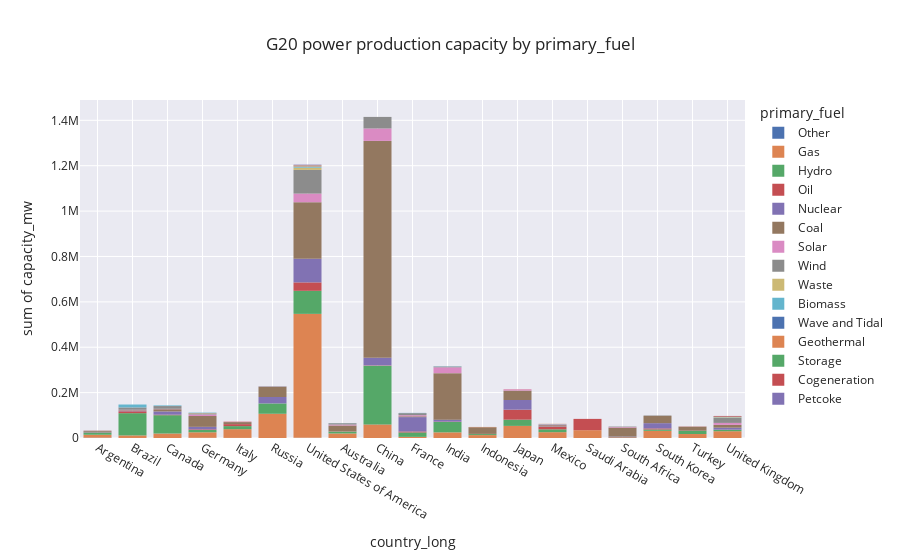

Notebook cell for this chart:
### Code cell
px.histogram(g20, 
            x='country_long', 
            y='capacity_mw', 
            color='primary_fuel', 
            title='G20 power production capacity by primary_fuel')  # log_y=True,

### Figure 1 — Plotly figure (JSON) as saved in the notebook; plotly's stock layout.template omitted (floating-point values rounded to 4 significant figures; data arrays with more than 128 entries replaced by an {"elided": "..."} marker saying what was removed)
{"data": [{"alignmentgroup": "True", "bingroup": "x", "histfunc": "sum", "hovertemplate": "primary_fuel=Other<br>country_long=%{x}<br>sum of capacity_mw=%{y}<extra></extra>", "legendgroup": "Other", "marker": {"color": "rgb(76,114,176)", "pattern": {"shape": ""}}, "name": "Other", "offsetgroup": "Other", "orientation": "v", "showlegend": true, "type": "histogram", "x": ["Argentina", "Argentina", "Brazil", "Canada", "Canada", "Germany", "Germany", "Germany", "Germany", "Germany", "Germany", "Germany", "Germany", "Germany", "Germany", "Germany", "Italy", "Italy", "Italy", "Italy", "Russia", "Russia", "United States of America", "United States of America", "United States of America", "United States of America", "United States of America", "United States of America", "United States of America", "United States of America", "United States of America", "United States of America", "United States of America", "United States of America", "United States of America", "United States of America", "United States of America", "United States of America"], "xaxis": "x", "y": [479.2, 845.3, 147.3, 11, 6, 16, 21, 23.5, 85, 19.7, 101, 14, 56, 288.5, 94.2, 38, 72, 97, 105, 110.6, 11.7, 18, 8, 5.7, 10.6, 31.3, 78, 10, 39.1, 4.5, 52.5, 162, 50.4, 11.5, 21, 45, 22, 20.8], "yaxis": "y"}, {"alignmentgroup": "True", "bingroup": "x", "histfunc": "sum", "hovertemplate": "primary_fuel=Gas<br>country_long=%{x}<br>sum of capacity_mw=%{y}<extra></extra>", "legendgroup": "Gas", "marker": {"color": "rgb(221,132,82)", "pattern": {"shape": ""}}, "name": "Gas", "offsetgroup": "Gas", "orientation": "v", "showlegend": true, "type": "histogram", "x": {"elided": "3217 str values"}, "xaxis": "x", "y": {"elided": "3217 float values"}, "yaxis": "y"}, {"alignmentgroup": "True", "bingroup": "x", "histfunc": "sum", "hovertemplate": "primary_fuel=Hydro<br>country_long=%{x}<br>sum of capacity_mw=%{y}<extra></extra>", "legendgroup": "Hydro", "marker": {"color": "rgb(85,168,104)", "pattern": {"shape": ""}}, "name": "Hydro", "offsetgroup": "Hydro", "orientation": "v", "showlegend": true, "type": "histogram", "x": {"elided": "5071 str values"}, "xaxis": "x", "y": {"elided": "5071 float values"}, "yaxis": "y"}, {"alignmentgroup": "True", "bingroup": "x", "histfunc": "sum", "hovertemplate": "primary_fuel=Oil<br>country_long=%{x}<br>sum of capacity_mw=%{y}<extra></extra>", "legendgroup": "Oil", "marker": {"color": "rgb(196,78,82)", "pattern": {"shape": ""}}, "name": "Oil", "offsetgroup": "Oil", "orientation": "v", "showlegend": true, "type": "histogram", "x": {"elided": "1857 str values"}, "xaxis": "x", "y": {"elided": "1857 float values"}, "yaxis": "y"}, {"alignmentgroup": "True", "bingroup": "x", "histfunc": "sum", "hovertemplate": "primary_fuel=Nuclear<br>country_long=%{x}<br>sum of capacity_mw=%{y}<extra></extra>", "legendgroup": "Nuclear", "marker": {"color": "rgb(129,114,179)", "pattern": {"shape": ""}}, "name": "Nuclear", "offsetgroup": "Nuclear", "orientation": "v", "showlegend": true, "type": "histogram", "x": {"elided": "158 str values"}, "xaxis": "x", "y": {"elided": "158 float values"}, "yaxis": "y"}, {"alignmentgroup": "True", "bingroup": "x", "histfunc": "sum", "hovertemplate": "primary_fuel=Coal<br>country_long=%{x}<br>sum of capacity_mw=%{y}<extra></extra>", "legendgroup": "Coal", "marker": {"color": "rgb(147,120,96)", "pattern": {"shape": ""}}, "name": "Coal", "offsetgroup": "Coal", "orientation": "v", "showlegend": true, "type": "histogram", "x": {"elided": "1953 str values"}, "xaxis": "x", "y": {"elided": "1953 float values"}, "yaxis": "y"}, {"alignmentgroup": "True", "bingroup": "x", "histfunc": "sum", "hovertemplate": "primary_fuel=Solar<br>country_long=%{x}<br>sum of capacity_mw=%{y}<extra></extra>", "legendgroup": "Solar", "marker": {"color": "rgb(218,139,195)", "pattern": {"shape": ""}}, "name": "Solar", "offsetgroup": "Solar", "orientation": "v", "showlegend": true, "type": "histogram", "x": {"elided": "9185 str values"}, "xaxis": "x", "y": {"elided": "9185 float values"}, "yaxis": "y"}, {"alignmentgroup": "True", "bingroup": "x", "histfunc": "sum", "hovertemplate": "primary_fuel=Wind<br>country_long=%{x}<br>sum of capacity_mw=%{y}<extra></extra>", "legendgroup": "Wind", "marker": {"color": "rgb(140,140,140)", "pattern": {"shape": ""}}, "name": "Wind", "offsetgroup": "Wind", "orientation": "v", "showlegend": true, "type": "histogram", "x": {"elided": "4412 str values"}, "xaxis": "x", "y": {"elided": "4412 float values"}, "yaxis": "y"}, {"alignmentgroup": "True", "bingroup": "x", "histfunc": "sum", "hovertemplate": "primary_fuel=Waste<br>country_long=%{x}<br>sum of capacity_mw=%{y}<extra></extra>", "legendgroup": "Waste", "marker": {"color": "rgb(204,185,116)", "pattern": {"shape": ""}}, "name": "Waste", "offsetgroup": "Waste", "orientation": "v", "showlegend": true, "type": "histogram", "x": {"elided": "1009 str values"}, "xaxis": "x", "y": {"elided": "1009 float values"}, "yaxis": "y"}, {"alignmentgroup": "True", "bingroup": "x", "histfunc": "sum", "hovertemplate": "primary_fuel=Biomass<br>country_long=%{x}<br>sum of capacity_mw=%{y}<extra></extra>", "legendgroup": "Biomass", "marker": {"color": "rgb(100,181,205)", "pattern": {"shape": ""}}, "name": "Biomass", "offsetgroup": "Biomass", "orientation": "v", "showlegend": true, "type": "histogram", "x": {"elided": "1279 str values"}, "xaxis": "x", "y": {"elided": "1279 float values"}, "yaxis": "y"}, {"alignmentgroup": "True", "bingroup": "x", "histfunc": "sum", "hovertemplate": "primary_fuel=Wave and Tidal<br>country_long=%{x}<br>sum of capacity_mw=%{y}<extra></extra>", "legendgroup": "Wave and Tidal", "marker": {"color": "rgb(76,114,176)", "pattern": {"shape": ""}}, "name": "Wave and Tidal", "offsetgroup": "Wave and Tidal", "orientation": "v", "showlegend": true, "type": "histogram", "x": ["Canada", "France", "South Korea", "United Kingdom", "United Kingdom", "United Kingdom", "United Kingdom", "United Kingdom", "United Kingdom", "United Kingdom"], "xaxis": "x", "y": [20, 240, 254, 1, 2, 1, 23, 6, 1.2, 4], "yaxis": "y"}, {"alignmentgroup": "True", "bingroup": "x", "histfunc": "sum", "hovertemplate": "primary_fuel=Geothermal<br>country_long=%{x}<br>sum of capacity_mw=%{y}<extra></extra>", "legendgroup": "Geothermal", "marker": {"color": "rgb(221,132,82)", "pattern": {"shape": ""}}, "name": "Geothermal", "offsetgroup": "Geothermal", "orientation": "v", "showlegend": true, "type": "histogram", "x": {"elided": "144 str values"}, "xaxis": "x", "y": {"elided": "144 float values"}, "yaxis": "y"}, {"alignmentgroup": "True", "bingroup": "x", "histfunc": "sum", "hovertemplate": "primary_fuel=Storage<br>country_long=%{x}<br>sum of capacity_mw=%{y}<extra></extra>", "legendgroup": "Storage", "marker": {"color": "rgb(85,168,104)", "pattern": {"shape": ""}}, "name": "Storage", "offsetgroup": "Storage", "orientation": "v", "showlegend": true, "type": "histogram", "x": {"elided": "135 str values"}, "xaxis": "x", "y": {"elided": "135 float values"}, "yaxis": "y"}, {"alignmentgroup": "True", "bingroup": "x", "histfunc": "sum", "hovertemplate": "primary_fuel=Cogeneration<br>country_long=%{x}<br>sum of capacity_mw=%{y}<extra></extra>", "legendgroup": "Cogeneration", "marker": {"color": "rgb(196,78,82)", "pattern": {"shape": ""}}, "name": "Cogeneration", "offsetgroup": "Cogeneration", "orientation": "v", "showlegend": true, "type": "histogram", "x": ["United Kingdom", "United Kingdom", "United Kingdom", "United Kingdom", "United Kingdom", "United Kingdom", "United Kingdom", "United States of America", "United States of America", "United States of America", "United States of America", "United States of America", "United States of America", "United States of America", "United States of America", "United States of America", "United States of America", "United States of America", "United States of America", "United States of America", "United States of America", "United States of America", "United States of America", "United States of America", "United States of America", "United States of America", "United States of America", "United States of America", "United States of America", "United States of America", "United States of America", "United States of America", "United States of America", "United States of America", "United States of America", "United States of America", "United States of America", "United States of America", "United States of America", "United States of America", "United States of America"], "xaxis": "x", "y": [180, 1404, 65, 32, 35, 50, 1240, 20.8, 38.8, 11.2, 46, 1.6, 5, 2, 5.3, 7.5, 94.6, 7.5, 4, 38.2, 36.4, 4, 81.9, 72.4, 135.5, 26, 45.5, 30, 30, 5, 4.5, 14, 54, 15.4, 15.9, 58.2, 34, 49.3, 9.5, 6.1, 31.9], "yaxis": "y"}, {"alignmentgroup": "True", "bingroup": "x", "histfunc": "sum", "hovertemplate": "primary_fuel=Petcoke<br>country_long=%{x}<br>sum of capacity_mw=%{y}<extra></extra>", "legendgroup": "Petcoke", "marker": {"color": "rgb(129,114,179)", "pattern": {"shape": ""}}, "name": "Petcoke", "offsetgroup": "Petcoke", "orientation": "v", "showlegend": true, "type": "histogram", "x": ["United States of America", "United States of America", "United States of America", "United States of America", "United States of America", "United States of America", "United States of America", "United States of America", "United States of America", "United States of America", "United States of America"], "xaxis": "x", "y": [47.2, 1707.0, 166.5, 117.4, 4.7, 27.3, 140.4, 7.6, 6, 69.2, 68], "yaxis": "y"}], "layout": {"barmode": "relative", "legend": {"title": {"text": "primary_fuel"}, "tracegroupgap": 0}, "title": {"text": "G20 power production capacity by primary_fuel"}, "xaxis": {"anchor": "y", "domain": [0, 1], "title": {"text": "country_long"}}, "yaxis": {"anchor": "x", "domain": [0, 1], "title": {"text": "sum of capacity_mw"}}}}
